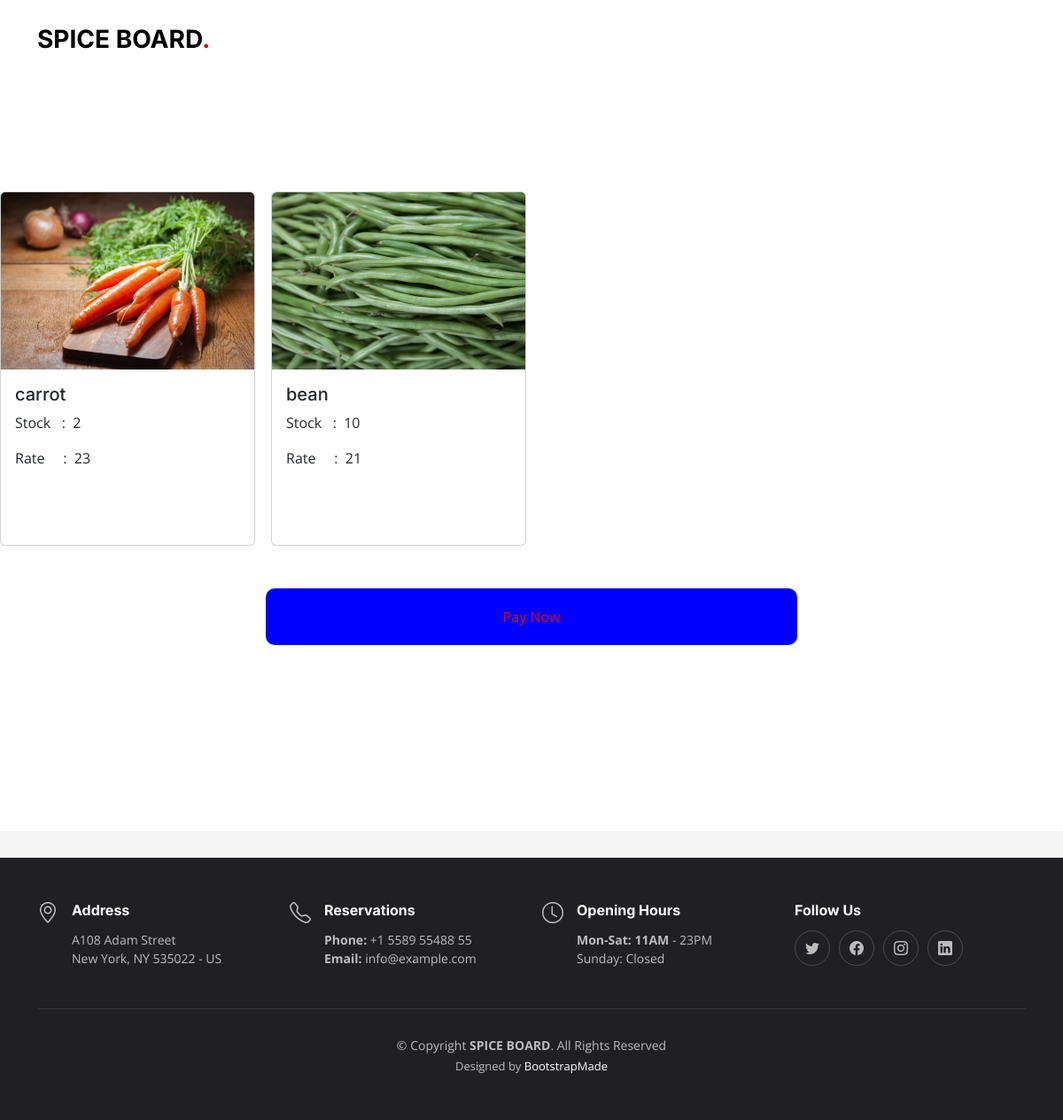
The app's page /view_booked_product/ (signed in) with its own data.
### app/models.py (models this page shows)
class Cart_table(models.Model):
    cart_id = models.AutoField(primary_key=True)
    cart_date=models.CharField(max_length=100)
    cart_name=models.CharField(max_length=100)
    cart_cat=models.CharField(max_length=100)
    cart_stock=models.CharField(max_length=100)
    cart_rate=models.CharField(max_length=100)
    uid=models.ForeignKey(Usertable,on_delete=models.CASCADE,blank=True,null=True)
    pid=models.ForeignKey(Product_table,on_delete=models.CASCADE,blank=True,null=True)
    cart1=models.CharField(max_length=100,default="" )
    cart2=models.CharField(max_length=100,default="" )
    cart3=models.CharField(max_length=100,default="" )

class Product_table(models.Model):
    pid = models.AutoField(primary_key=True)
    p_date=models.CharField(max_length=100)
    p_name=models.CharField(max_length=100)
    p_img=models.ImageField(max_length=100)
    p_cat=models.CharField(max_length=100)
    p_stock=models.CharField(max_length=100)
    p_rate=models.CharField(max_length=100)
    fid=models.ForeignKey(Farmertable,on_delete=models.CASCADE,blank=True,null=True)
    pro1=models.CharField(max_length=100,default="" )
    pro2=models.CharField(max_length=100,default="" )

### app/views.py (the view)
# urls.py: path('view_booked_product/', views.user_booked_product),
def user_booked_product(request):
    msg=""
    btn=""
    uid=request.session['uid']
    abc=Cart_table.objects.filter(uid_id=uid,cart_cat="booked")
    return render(request, 'user/view_booked_product.html',{"abc":abc,"msg":msg})

### templates/user/view_booked_product.html (shortened to what this page needs)
{% extends 'user/user_home.html' %}
	{% load static %}
	{% block content %}
    <div class="mt-5">
        <br>
        <br>
        <br>
        <br>
        <br>
        <div class="mt-5">
                        <div class="row">
                            {% for i in abc%}
                            <div class="col-3">
                                        <div class="card" style="width: 18rem;height:25rem;">
                                            <img src="/static/assets/image/{{i.pid.p_img}}" class="card-img-top" style="height: 200px;" alt="...">
                                            <div class="card-body">
                                              <h5 class="card-title">{{i.pid.p_name}}</h5>
                                              <p class="card-text">Stock &nbsp : &nbsp{{i.cart_stock}}</p>
                                              <p class="card-text">Rate &nbsp &nbsp  : &nbsp{{i.pid.p_rate}}</p>
                                            </div>
                                            </div>
                                    </div>
                            {% endfor %}
                        </div>
    {% if abc %}
    <center>
    <button class="one mt-5"><a href="/payment">Pay Now</a></button>
</center>
    {% endif %}
    <br><br><br><br><br>
	{% endblock %}

### static/assets/css/main.css (style rules this page uses)
:root { --font-default: "Open Sans", system-ui, -apple-system, "Segoe UI", Roboto, "Helvetica Neue", Arial, "Noto Sans", "Liberation Sans", sans-serif, "Apple Color Emoji", "Segoe UI Emoji", "Segoe UI Symbol", "Noto Color Emoji"; --font-primary: "Amatic SC", sans-serif; --font-secondary: "Inter", sans-serif; }
:root { --color-default: #212529; --color-primary: #ce1212; --color-secondary: #37373f; }
:root { scroll-behavior: smooth; }
body { font-family: var(--font-default); color: var(--color-default); }
a { color: var(--color-primary); text-decoration: none; }
h1, h2, h3, h4, h5, h6 { font-family: var(--font-secondary); }

### templates/user/view_booked_product.html (style rules this page uses)
.one { width: 50%; background-color: blue; color:whitesmoke; border: none; border-radius: 10px; padding: 20px; }

### records on screen
Cart_table: pid.p_img (picture), pid.p_name "carrot", cart_stock "2", pid.p_rate "23"
Cart_table: pid.p_img (picture), pid.p_name "bean", cart_stock "10", pid.p_rate "21"
